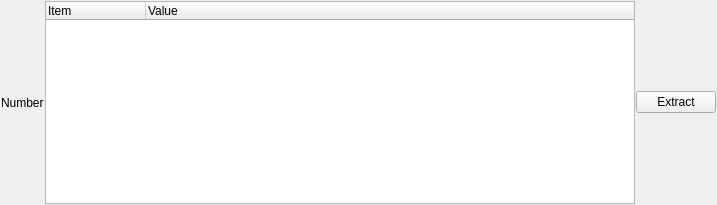
<?xml version="1.0" encoding="UTF-8"?>
<ui version="4.0">
 <class>Attachment</class>
 <widget class="QWidget" name="Attachment">
  <property name="geometry">
   <rect>
    <x>0</x>
    <y>0</y>
    <width>717</width>
    <height>205</height>
   </rect>
  </property>
  <property name="windowTitle">
   <string>Form</string>
  </property>
  <layout class="QHBoxLayout" name="horizontalLayout" stretch="0,1,0">
   <property name="spacing">
  <number>1</number>
</property>
   <property name="leftMargin">
  <number>1</number>
</property>
   <property name="topMargin">
  <number>1</number>
</property>
   <property name="rightMargin">
  <number>1</number>
</property>
   <property name="bottomMargin">
  <number>1</number>
</property>
   <item>
    <widget class="QLabel" name="number">
     <property name="text">
      <string>Number</string>
     </property>
    </widget>
   </item>
   <item>
    <widget class="QTreeWidget" name="fields">
     <property name="minimumSize">
      <size>
       <width>0</width>
       <height>187</height>
      </size>
     </property>
     <attribute name="headerVisible">
      <bool>true</bool>
     </attribute>
     <attribute name="headerMinimumSectionSize">
      <number>100</number>
     </attribute>
     <column>
      <property name="text">
       <string>Item</string>
      </property>
     </column>
     <column>
      <property name="text">
       <string>Value</string>
      </property>
     </column>
    </widget>
   </item>
   <item>
    <widget class="QPushButton" name="extract_btn">
     <property name="text">
      <string>Extract</string>
     </property>
     <property name="icon">
      <iconset resource="resource.qrc">
       <normaloff>:/export.png</normaloff>:/export.png</iconset>
     </property>
    </widget>
   </item>
  </layout>
 </widget>
 <resources>
  <include location="resource.qrc"/>
 </resources>
 <connections/>
</ui>
